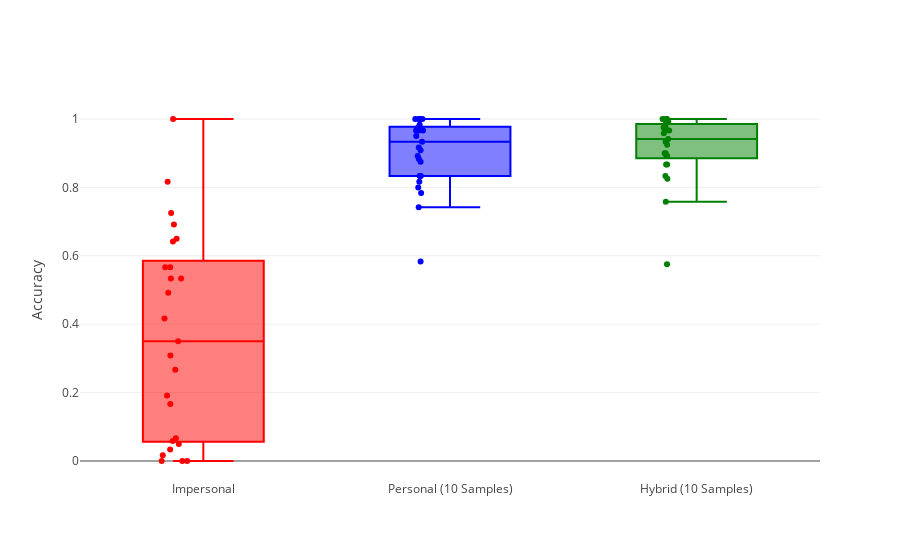

Write notebook code for a chart like this one.
### Code cell
mean_impersonal = []
mean_personal = []
mean_hybrid = []

for user_id in results_df_exp1_10['user_id'].unique():
    user_df = results_df_exp1_10[results_df_exp1_10['user_id']==user_id]
    mean_impersonal.append(user_df['impersonal'].mean())
    mean_personal.append(user_df['personal'].mean())
    mean_hybrid.append(user_df['hybrid'].mean())

trace0 = go.Box(
    y=mean_impersonal,
    name='Impersonal',
    marker=dict(
        color='red',
    ),
    boxpoints='all',
    jitter=0.3,
    pointpos=-0.5
)

trace1 = go.Box(
    y=mean_personal,
    name='Personal (10 Samples)',
    marker=dict(
        color='blue',
    ),
    boxpoints='all',
    jitter=0.1,
    pointpos=-0.5
)

trace2 = go.Box(
    y=mean_hybrid,
    name='Hybrid (10 Samples)',
    marker=dict(
        color='green',
    ),
    boxpoints='all',
    jitter=0.1,
    pointpos=-0.5
)
data = [trace0, trace1, trace2]
layout = go.Layout(yaxis=dict(title="Accuracy"), showlegend=False)
fig=go.Figure(data=data,layout=layout)
iplot(fig)

### Figure 1 — Plotly figure (JSON) as saved in the notebook; plotly's stock layout.template omitted (floating-point values rounded to 4 significant figures)
{"data": [{"boxpoints": "all", "jitter": 0.3, "marker": {"color": "red"}, "name": "Impersonal", "pointpos": -0.5, "type": "box", "y": [0.65, 0, 0.5667, 0.6417, 0.35, 1, 0.5333, 0, 0.03333, 0.1917, 0.05833, 0.06667, 0, 0.8167, 0.01667, 0.4917, 0.2667, 0.5667, 0.1667, 0.725, 0.3083, 0.6917, 0.5333, 0.4167, 0.05]}, {"boxpoints": "all", "jitter": 0.1, "marker": {"color": "blue"}, "name": "Personal (10 Samples)", "pointpos": -0.5, "type": "box", "y": [0.8917, 1, 0.7833, 0.9083, 0.875, 1, 0.9667, 1, 0.9333, 0.9667, 1, 0.9667, 1, 0.8333, 0.8333, 0.8, 0.5833, 0.9833, 0.9667, 0.9167, 0.975, 0.8167, 0.8833, 0.7417, 0.95]}, {"boxpoints": "all", "jitter": 0.1, "marker": {"color": "green"}, "name": "Hybrid (10 Samples)", "pointpos": -0.5, "type": "box", "y": [0.8667, 0.975, 0.8917, 0.9, 0.9, 1, 0.9667, 1, 0.9333, 0.9667, 1, 1, 0.9833, 0.8917, 0.825, 0.8667, 0.575, 0.9917, 0.975, 0.9583, 0.9917, 0.8333, 0.9417, 0.7583, 0.925]}], "layout": {"showlegend": false, "yaxis": {"title": "Accuracy"}}}
